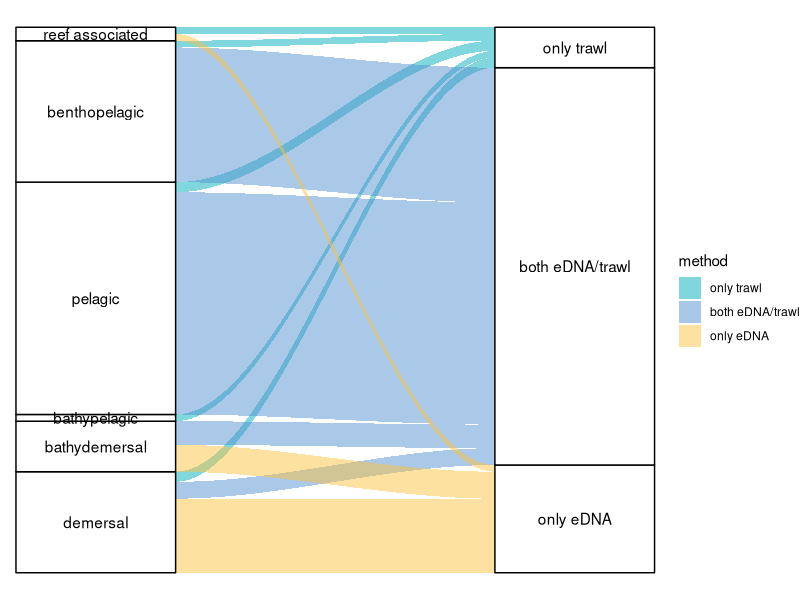
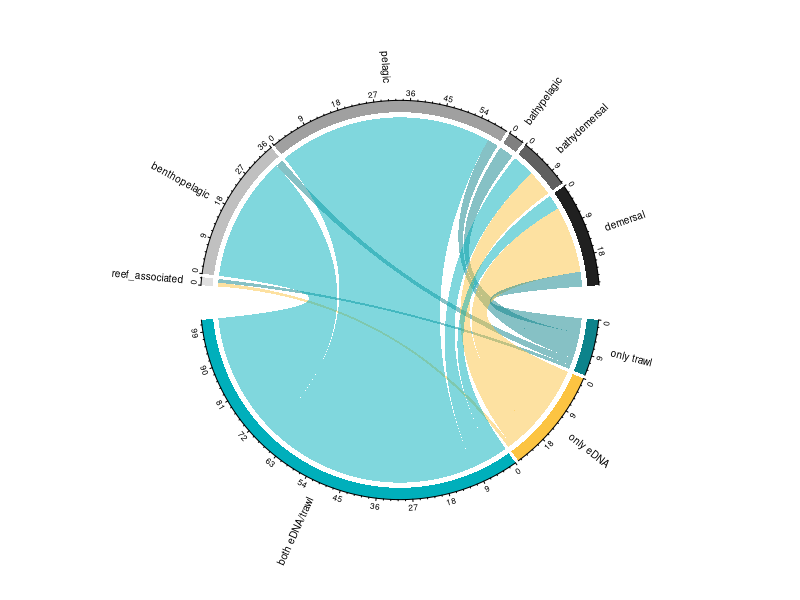
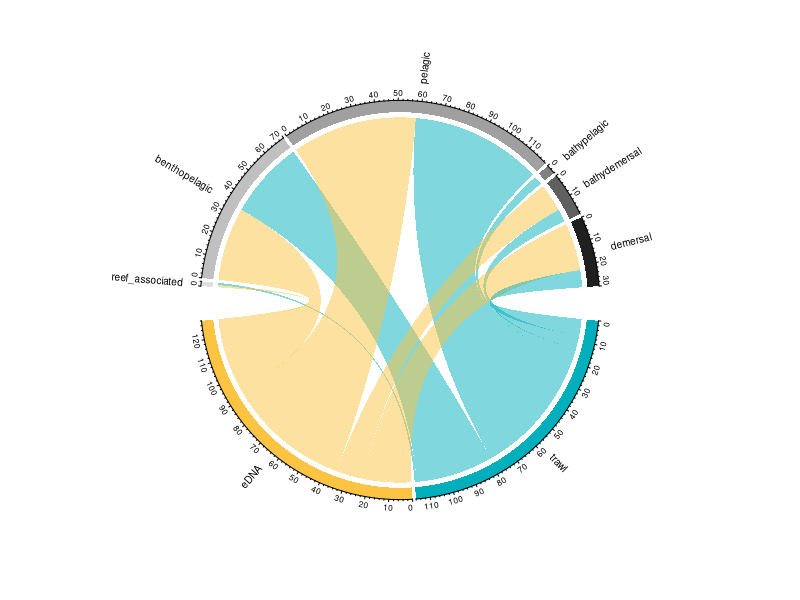
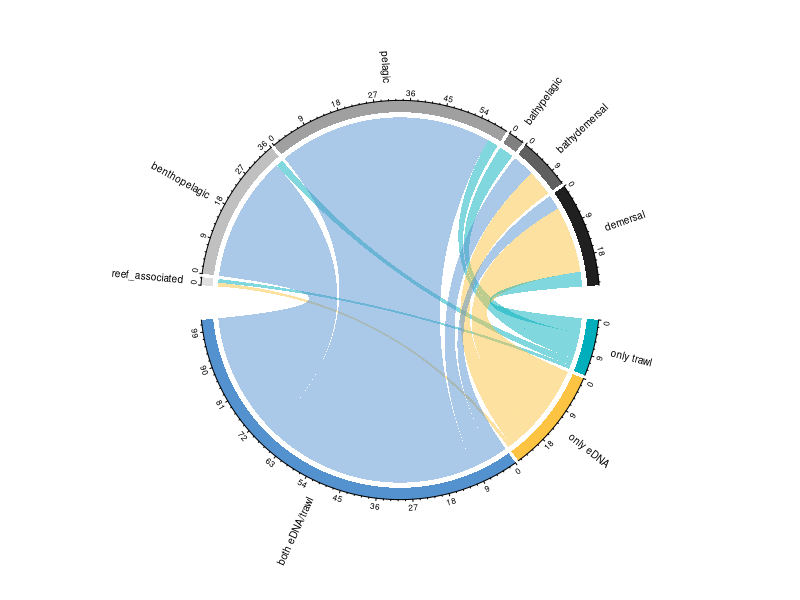
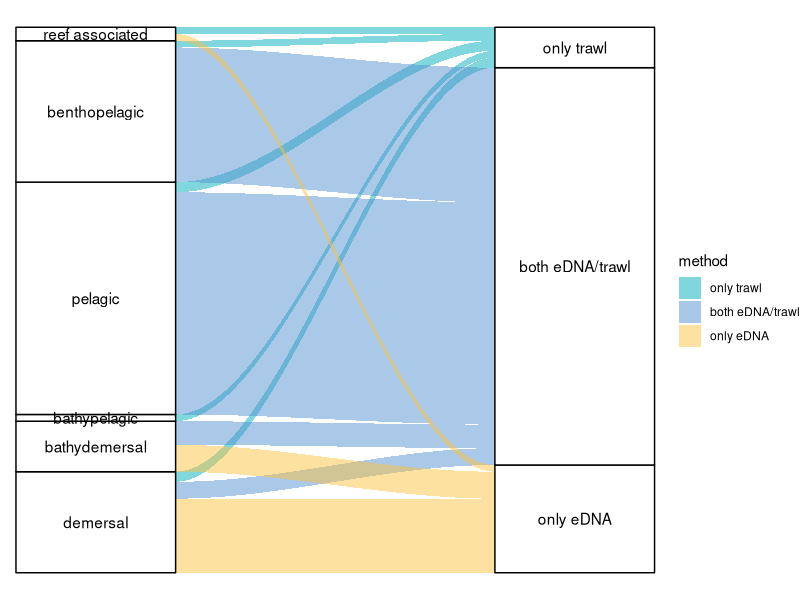

Write the R code that produced these figures, in order.
#Habitat 
#goal: visualize the habitats patterns of detections using alluvia plots 

#install.packages("ggalluvial")

library(tidyr)
library(dplyr)
library(here)
library(ggalluvial)



beta_div <- read.csv(here::here("Processed_data", #should be ASV by sample
                                "datasets",
                                "detections_all.csv"),
                     head=TRUE)

trait_data <- read.csv(here::here("Processed_data", 
                                  "traits",
                                  "traitdatabase.csv"),
                       head=TRUE)


#we need to isolate only detection + habitat
data <- merge(beta_div, trait_data, by="LCT", all.x= TRUE)
df <- select(data, c('gamma_detection_method','habitat'))
df <- subset(df, !is.na(gamma_detection_method))

#change reef associated variable 
df <- data.frame(lapply(data, function(x) {
  gsub("reef_associated", "reef associated", x) 
  
}))


#need to give habitat levels
df$habitat = factor(df$habitat, levels = c('reef associated', 'benthopelagic', 'pelagic','bathypelagic', 'bathydemersal','demersal'))

#need to give method levels
df$gamma_detection_method = factor(df$gamma_detection_method, levels = c('only trawl', 'both eDNA/trawl', 'only eDNA'))


df <- subset(df, !is.na(habitat)) #remove NA

df <- df %>% arrange(desc(habitat))

df$freq <- 1

#plot 
df <- df %>% rename(
  method = gamma_detection_method,
  )



plot <- ggplot(data = df,
       aes(axis1 = habitat, axis2 = method, y = freq)) +
  geom_alluvium(aes(fill = method),
                curve_type = "cubic") +
  geom_stratum() +
  geom_text(stat = "stratum",
            aes(label = after_stat(stratum))) +
  scale_x_discrete(limits = c("Survey", "Response"),
                   expand = c(0.15, 0.05)) +
  scale_fill_manual(values = c("#00AFBB","#5491cf","#FCC442") ) +
  theme_void()

plot


ggsave("./Outputs/traits/habitat_alluvia.png", 
       plot = plot,
       width = 6, height = 7, units = "in")

#OLD CODE ####
#this was to visualize using chord diagrams instead of aluvia 
#SET UP 
#install.packages('circlize')
library(here)
library(circlize)
library(dplyr)

beta_div <- read.csv(here::here("Processed_data", #should be ASV by sample
                                "datasets",
                                "detections.csv"),
                     head=TRUE)

trait_data <- read.csv(here::here("Processed_data", 
                                  "traits",
                                  "traitdatabase.csv"),
                       head=TRUE)


#we need to isolate only detection + habitat
data <- merge(beta_div, trait_data, by="LCT", all.x= TRUE)
df <- select(data, c('gamma_detection_method','habitat'))
df <- subset(df, !is.na(gamma_detection_method))
df <- subset(df, !is.na(habitat))

#need to give habitat levels
df$habitat = factor(df$habitat, levels = c('demersal', 'bathydemersal', 'bathypelagic','pelagic', 'benthopelagic','reef_associated'))

df <- df %>% arrange(desc(habitat))

#write_csv(df,
#          here("Processed_data",
#              "traits",
#             "habitat.csv")) 

n <- read.csv(here::here("Processed_data", 
                         "traits",
                         "habitat.csv"),
              head=TRUE)


m <- n 

#Color the links

#convert the table to a martix
data <- as.matrix(m)

#assign color to each group of strains
#assign color to each group of strains
col = c('demersal'="#202020", 'bathydemersal'="#606060" , 'bathypelagic'="#808080",'pelagic'="#A0A0A0" ,
        'benthopelagic'="#C0C0C0" , 'reef_associated'="#E0E0E0" , 
        'only trawl'="#0D838B" , 'both eDNA/trawl'="#00AFBB", 'only eDNA'="#FCC442")

#"#4F76C4" purple-ish

#create a chord diagram but without labeling 
chordDiagram(data, grid.col = col, annotationTrack = "grid", preAllocateTracks = 1)

#add the labels and axis
circos.trackPlotRegion(track.index = 2, panel.fun = function(x, y) {
  xlim = get.cell.meta.data("xlim")
  ylim = get.cell.meta.data("ylim")
  sector.name = get.cell.meta.data("sector.index")
  
  #print labels 
  circos.text(mean(xlim), ylim[1] + 2.5, sector.name, 
              facing = "clockwise", niceFacing = TRUE, adj = c(0, 0.5), cex=0.6)
  
  #print axis
  circos.axis(h = "top", labels.cex = 0.5, major.tick.length = 0.2, 
              sector.index = sector.name, track.index = 2)
}, bg.border = NA)


#Plot eDNA and trawl (no both category) 
beta_div <- read.csv(here::here("Processed_data", #should be ASV by sample
                                "datasets",
                                "detections.csv"),
                     head=TRUE)

trait_data <- read.csv(here::here("Processed_data", 
                                  "traits",
                                  "traitdatabase.csv"),
                       head=TRUE)

#merge identification data w/ trait data 
data <- merge(beta_div, trait_data, by="LCT", all.x= TRUE)

#change 'both' to eDNA or trawl alone

#subset for 'both' data only 
both_to_eDNA <- subset(data, gamma_detection_method == 'both eDNA/trawl')

#change all both to eDNA 
both_to_eDNA <- data.frame(lapply(both_to_eDNA, function(x) {
  gsub("both eDNA/trawl", "eDNA", x) 
  
}))

#same for trawl 
both_to_trawl <- subset(data, gamma_detection_method == 'both eDNA/trawl')

#change all both to trawl 
both_to_trawl <- data.frame(lapply(both_to_trawl, function(x) {
  gsub("both eDNA/trawl", "trawl", x) 
  
}))

#merge together 
both_fixed <- rbind(both_to_eDNA, both_to_trawl)

#merge back with our original data
without_both <- subset(data, gamma_detection_method != 'both eDNA/trawl')
data_new <- rbind(both_fixed, without_both)

#fix only... to simple trawl or eDNA 
data <- data.frame(lapply(data_new, function(x) {
  gsub("only eDNA", "eDNA", x) 
  
}))

data <- data.frame(lapply(data, function(x) {
  gsub("only trawl", "trawl", x) 
  
}))

df <- select(data, c('gamma_detection_method','habitat'))
df <- subset(df, !is.na(gamma_detection_method))
df <- subset(df, !is.na(habitat))
df$habitat = factor(df$habitat, levels = c('demersal', 'bathydemersal', 'bathypelagic','pelagic', 'benthopelagic','reef_associated'))

df <- df %>% arrange(desc(habitat))

#write_csv(df,
#          here("Processed_data",
#               "traits",
#              "habitat2.csv")) 

n <- read.csv(here::here("Processed_data", 
                         "traits",
                         "habitat2.csv"),
              head=TRUE)


m <- n 

#Color the links

#convert the table to a martix
data <- as.matrix(m)

#assign color to each group of strains
#assign color to each group of strains
col = c('demersal'="#202020", 'bathydemersal'="#606060" , 'bathypelagic'="#808080",'pelagic'="#A0A0A0" ,
        'benthopelagic'="#C0C0C0" , 'reef_associated'="#E0E0E0" , 
        'trawl'="#00AFBB", 'eDNA'="#FCC442")





#create a chord diagram but without labeling 
chordDiagram(data, grid.col = col, annotationTrack = "grid", preAllocateTracks = 1)

#add the labels and axis
circos.trackPlotRegion(track.index = 2, panel.fun = function(x, y) {
  xlim = get.cell.meta.data("xlim")
  ylim = get.cell.meta.data("ylim")
  sector.name = get.cell.meta.data("sector.index")
  
  #print labels 
  circos.text(mean(xlim), ylim[1] + 2.5, sector.name, 
              facing = "clockwise", niceFacing = TRUE, adj = c(0, 0.5), cex=0.6)
  
  #print axis
  circos.axis(h = "top", labels.cex = 0.5, major.tick.length = 0.2, 
              sector.index = sector.name, track.index = 2)
}, bg.border = NA)



#Now let's try but instead of magnitude being abundance just per species  

beta_div <- read.csv(here::here("Processed_data", #should be ASV by sample
                                "datasets",
                                "detections.csv"),
                     head=TRUE)

trait_data <- read.csv(here::here("Processed_data", 
                                  "traits",
                                  "traitdatabase.csv"),
                       head=TRUE)


#we need to isolate only detection + habitat
data <- merge(beta_div, trait_data, by="LCT", all.x= TRUE)
df <- select(data, c('gamma_detection_method','habitat', 'LCT'))
df <- distinct(df)
df <- subset(df, !is.na(habitat))
df <- subset(df, !is.na(gamma_detection_method))
df <- select(data, c('gamma_detection_method','habitat'))
df$habitat = factor(df$habitat, levels = c('demersal', 'bathydemersal', 'bathypelagic','pelagic', 'benthopelagic','reef_associated'))

df <- df %>% arrange(desc(habitat))


#write_csv(df,
#         here("Processed_data",
#               "traits",
#               "habitat3.csv")) 

n <- read.csv(here::here("Processed_data", 
                         "traits",
                         "habitat3.csv"),
              head=TRUE)


m <- n 


#convert the table to a martix
data <- as.matrix(m)

#assign color to each group of strains
col = c('demersal'="#202020", 'bathydemersal'="#606060" , 'bathypelagic'="#808080",'pelagic'="#A0A0A0" ,
        'benthopelagic'="#C0C0C0" , 'reef_associated'="#E0E0E0" , 
        'only trawl'="#00AFBB" , 'both eDNA/trawl'="#5491cf", 'only eDNA'="#FCC442")

#0D838B


#create a chord diagram but without labeling 
chordDiagram(data, grid.col = col, annotationTrack = "grid", preAllocateTracks = 1)

#add the labels and axis
circos.trackPlotRegion(track.index = 2, panel.fun = function(x, y) {
  xlim = get.cell.meta.data("xlim")
  ylim = get.cell.meta.data("ylim")
  sector.name = get.cell.meta.data("sector.index")
  
  #print labels 
  circos.text(mean(xlim), ylim[1] + 2.5, sector.name, 
              facing = "clockwise", niceFacing = TRUE, adj = c(0, 0.5), cex=0.6)
  
  #print axis
  circos.axis(h = "top", labels.cex = 0.5, major.tick.length = 0.2, 
              sector.index = sector.name, track.index = 2)
}, bg.border = NA)
